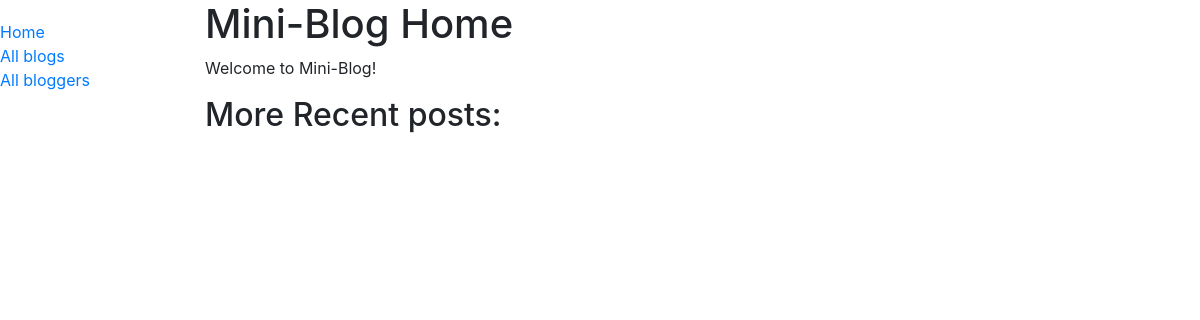
The page /blog/ on the database as committed earlier.
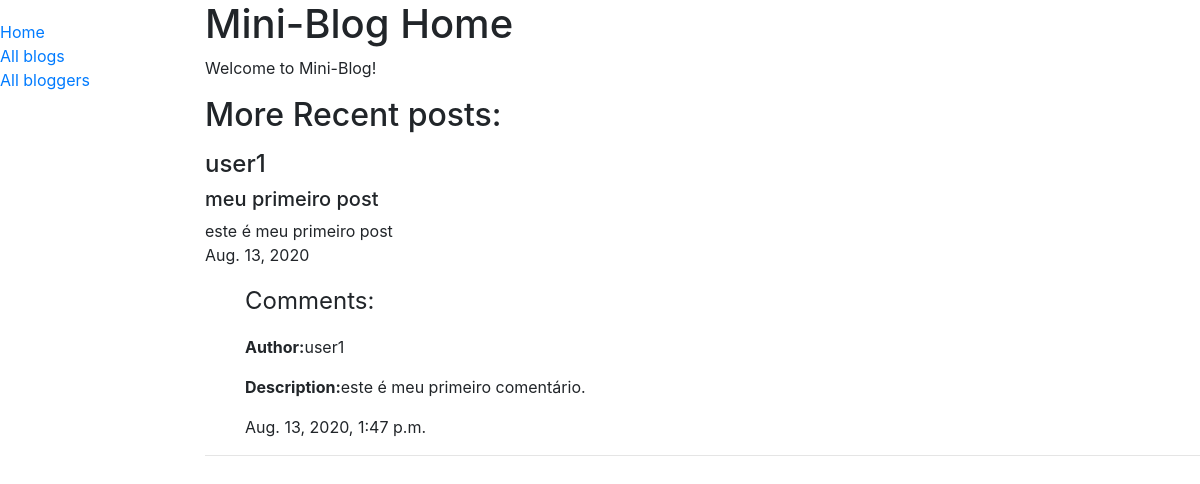
The same page on the database as committed later.
### blog/models.py (models this page shows, shortened)
class Blogpost(models.Model):
    title = models.CharField(max_length=200, help_text='Enter a post title')
    date = models.DateField(auto_now_add=True)
    description = models.TextField(max_length=1000, help_text='Enter a description for the post')
    author = models.ForeignKey('Author', on_delete=models.SET_NULL, null=True)
    class Meta:
        ordering = ['date']

class Author(models.Model):
    username = models.ForeignKey(User, on_delete=models.SET_NULL, null=True, blank=True)
    bio = models.TextField(max_length=1000, help_text='Enter the biography for the user')
    def __str__(self):
        return str(self.username)

class Comments(models.Model):
    description = models.TextField(max_length=300, help_text='Enter a comment to the post')
    date_time = models.DateTimeField(auto_now_add=True)
    blog_post = models.ForeignKey(Blogpost, on_delete=models.SET_NULL, null=True)
    author = models.ForeignKey(Author, on_delete=models.SET_NULL, null=True)
    class Meta:
        ordering = ['date_time']

### blog/views.py (the view)
# urls.py: path('', views.index, name='index')
def index(request):
    posts = Blogpost.objects.filter().order_by('-date')
    context = {
        'posts': posts,
    }
    return render(request, 'index.html', context=context)

### blog/templates/index.html (shortened to what this page needs)
{% extends "base_generic.html" %}
{% block content %}
    <h1>Mini-Blog Home</h1>
    <p>Welcome to Mini-Blog!</p>
    <p><h2>More Recent posts:</h2></p>
    {% for post in posts %}
        <h4>{{ post.author }}</h4>
        <h5>{{ post.title }}</h5>
        {{ post.description }}
        <p>{{ post.date }}</p>
        <ul><font size="5">Comments:</font></ul>
        {% for comments in post.comments_set.all %}
        <ul><strong>Author:</strong>{{ comments.author }}</ul>
        <ul><strong>Description:</strong>{{ comments.description }}</ul>
        <ul>{{ comments.date_time }}</ul>
        <hr>
        {% endfor %}
    {% endfor %}
{% endblock %}

Rows that differ between the two databases and show on the page:
added Blogpost: author "user1", title "meu primeiro post", description "este é meu primeiro post", date "Aug. 13, 2020"
added Comments: author "user1", description "este é meu primeiro comentário.", date_time "Aug. 13, 2020, 1:47 p.m."
